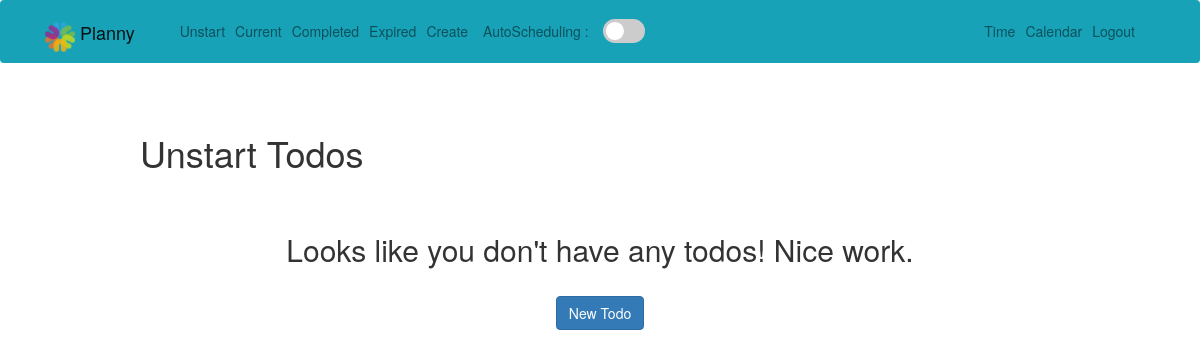
/unstart/ (signed in), run on an earlier commit of the app's database.
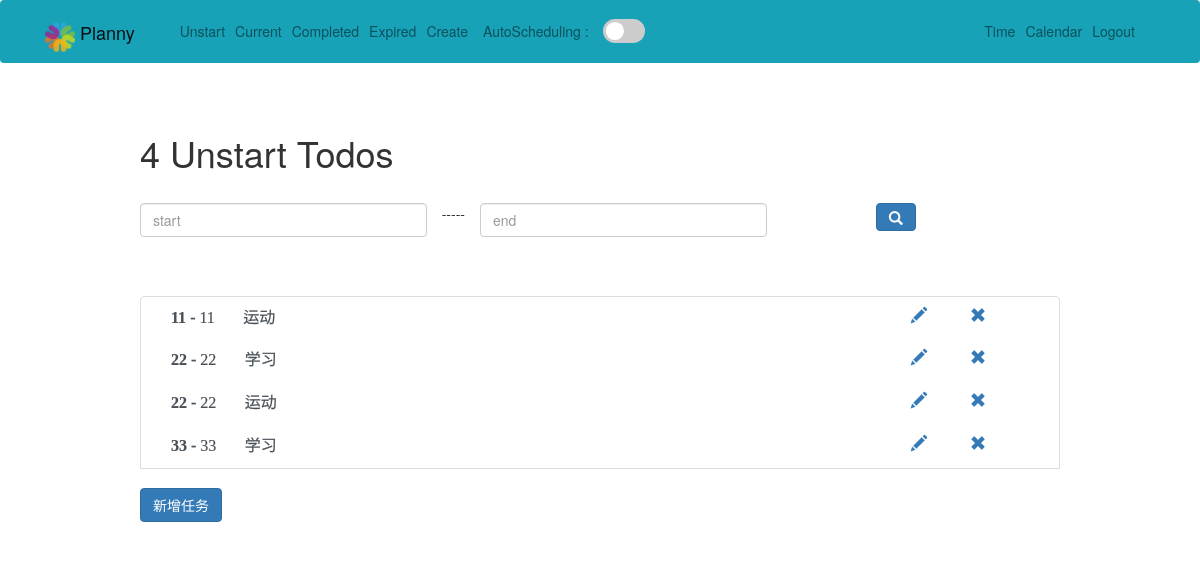
And on a later commit of the database.
### todo/models.py (models this page shows, shortened)
class Todo(models.Model):
    title = models.CharField(verbose_name="标题", max_length=100)
    memo = models.TextField(verbose_name="内容", blank=True)
    created = models.DateTimeField(auto_now_add=True)
    datecompleted = models.DateTimeField(null=True, blank=True)
    important = models.BooleanField(default=False)  # 不要用这个，没有用
    user = models.ForeignKey(User, on_delete=models.CASCADE)
    level = models.SmallIntegerField(verbose_name="任务重要性", choices=level_choices, default=0)
    expiration_date = models.DateTimeField(verbose_name="任务截止日期", null=True, blank=True)
    status = models.SmallIntegerField(verbose_name="任务状态", choices=status_choices, default=0)
    predict_hour = models.IntegerField(verbose_name="预计花费小时", default=0)
    predict_minute = models.IntegerField(verbose_name="预计花费分钟", default=0)
    isDaily = models.BooleanField(verbose_name="日常", default=False)
    fixedTime_start = models.TimeField(verbose_name="日常任务固定时间开始", null=True, blank=True)
    fixedTime_end = models.TimeField(verbose_name="日常任务固定时间结束", null=True, blank=True)
    tag = models.SmallIntegerField(verbose_name="标签", choices=tag_choices, default=0)
    overdue = models.BooleanField(default=False)
    assign_start = models.CharField(verbose_name="开始时间", max_length=10, default='00:00')
    assign_end = models.CharField(verbose_name="结束时间", max_length=10, default='00:00')

### todo/views.py (the view)
# urls.py: path('unstart/', views.unstarttodos, name='unstarttodos'),
@login_required
def unstarttodos(request):
    data_dict = {}
    tomorrow = (datetime.date.today() + datetime.timedelta(days=1)).strftime("%Y-%m-%d")
    start = request.GET.get('start')
    end = request.GET.get('end')
    if start and end:
        data_dict['expiration_date__lt'] = end
        data_dict['expiration_date__gt'] = start
    data_dict['status'] = 0
    todos = Todo.objects.filter(user=request.user, datecompleted__isnull=True, expiration_date__gte=tomorrow,
                                **data_dict)
    return render(request, 'todo/unstarttodo.html', {'todos': todos})

### todo/templates/todo/unstarttodo.html (shortened to what this page needs)
{% extends "todo/base.html" %}
{% load static %}
{% block css %}
    <link rel="stylesheet" href="{% static 'plugins/bootstrap_dist/css/bootstrap.css' %}">
    <link rel="stylesheet" href={% static 'plugins/bootstrap-datetimepicker-master/css/bootstrap-datetimepicker.css' %}>
    <link rel="stylesheet" href="{% static 'css/symbol.css' %}">
{% endblock %}
{% block content %}
    <div class="row justify-content-center mt-5">
        <div class="col-md-10">
            {% if todos %}
                <h1>{{ todos.count }} Unstart Todo{{ todos.count|pluralize }}</h1>
                <br>
                <form method="get">
                    <div class="row">
                        <div class="form-group col-md-4">
                            <input id="start" name="start" class="form-control" type="text" required
                                   placeholder="start">
                        </div>
                        -----
                        <div class="form-group col-md-4">
                            <input id="end" name="end" class="form-control" type="text" required placeholder="end">
                        </div>
                        <div class="form-group col-md-1">&nbsp</div>
                        <div class="form-group col-md-1">
                            <button type="submit" class="btn btn-primary">
                                <span class="glyphicon glyphicon-search" aria-hidden="true"></span>
                            </button>
                        </div>
                    </div>
                </form>
            {% else %}
                <h1>Unstart Todos</h1>
            {% endif %}
        </div>
    </div>
    <div class="row justify-content-center mt-5">
        <div class="col-md-10">
            {% if todos %}
                <div class="list-group">
                    {% for todo in todos %}
                        <div class="list-group-item list-group-item-action{% if todo.important %} list-group-item-danger{% endif %} iconfont">
                            <a class="col-lg-10">
                                <b>{{ todo.title }}</b>
                                {% if todo.memo %} - {{ todo.memo|truncatechars:30 }}{% endif %}&nbsp;&nbsp;&nbsp;
                                {% if todo.tag == 0 %}
                                    &#xe807;运动
                                {% elif todo.tag == 1 %}
                                    &#xe6b8;学习
                                {% elif todo.tag == 2 %}
                                    &#xe800;饮食
                                {% elif todo.tag == 3 %}
                                    &#xe687;工作
                                {% elif todo.tag == 4 %}
                                    &#xe64f;休闲
                                {% elif todo.tag == 5 %}
                                    &#xe67b;生活
                                {% elif todo.tag == 6 %}
                                    &#xe6fe;其他
                                {% endif %}
                            </a>
                            <a href="{% url 'viewtodo' todo.id %}" class="col-lg-1">
                                <span class="glyphicon glyphicon-pencil" aria-hidden="true"></span>
                            </a>
                            <a href="/remove/?nid={{ todo.id }}">
                            <span class="glyphicon glyphicon-remove" aria-hidden="true"
                                  style="{% if todo.status == 1 %} color: #942a25{% endif %}"></span>
                            </a>
                        </div>
                    {% endfor %}
                    <div style="margin-top: 20px">
                        <a href="{% url 'createtodo' %}">
                            <button type="submit" class="btn btn-primary">新增任务</button>
                        </a>
                    </div>
                </div>
            {% else %}
                <div class="text-center">
                    <h2>Looks like you don't have any todos! Nice work.</h2>
                    <br>
                    <a role="button" class="btn btn-primary" href="{% url 'createtodo' %}">New Todo</a>
                </div>
            {% endif %}
        </div>
    </div>
{% endblock %}

### todo/templates/todo/base.html (shortened to what this page needs)
{% load static %}
<html>
<head>
    <link rel="stylesheet" href="https://stackpath.bootstrapcdn.com/bootstrap/4.4.1/css/bootstrap.min.css"
>
    <link rel="stylesheet" href="{% static 'plugins/bootstrap_dist/css/bootstrap.css' %}">
    <link rel="stylesheet" href="../../static/css/style.css">
    {% block css %}{% endblock %}
</head>
<body>
<nav class="navbar navbar-expand-md navbar-light bg-info">
    <div class="container">
        <a class="navbar-brand" href="{% url 'home' %}">
            <img src="{% static 'todo/logo.png' %}" width="30" height="30" class="d-inline-block align-top">
            <span>Planny</span>
        </a>
        <div class="collapse navbar-collapse" id="navbarNav">
            {% if user.is_authenticated %}
            <ul class="navbar-nav mr-auto">
                <li class="nav-item {{ unstart }}">
                    <a class="nav-link" href="/unstart/">Unstart</a>
                </li>
                <li class="nav-item {{ current }}">
                    <a class="nav-link" href="{% url 'currenttodos' %}">Current</a>
                </li>
                <li class="nav-item {{ completed }}">
                    <a class="nav-link" href="{% url 'completedtodos' %}">Completed</a>
                </li>
                <li class="nav-item {{ expired }}">
                    <a class="nav-link" href="/expired/">Expired</a>
                </li>
                <li class="nav-item {{ create }}">
                    <a class="nav-link" href="{% url 'createtodo' %}">Create</a>
                </li>
                <li class="nav-link" style="margin-top: 1rem;margin-left: 0.5rem">
                    <div>AutoScheduling :</div>
                </li>
                <li>
                    <label class="switch">
                        <div class="slider round"></div>
                    </label>
                </li>
            </ul>
            {% endif %}
            <ul class="navbar-nav ml-auto" style="float: right">
                {% if user.is_authenticated %}
                <li class="nav-item">
                    <a class="nav-link" id="timespan" href="#">Time</a>
                </li>
                <li class="nav-item">
                    <a class="nav-link" href="{% url 'tocalendar' %}">Calendar</a>
                </li>
                <li class="nav-item">
                    <a href="#" onclick="$('#signOutBtn').click()" class="nav-link">Logout</a>
                </li>
                {% endif %}
            </ul>
        </div>
    </div>
</nav>
<div class="container">
    {% block content %}{% endblock %}
</div>
</body>
</html>

### todo/static/css/style.css (style rules this page uses)
.switch { position: relative; margin-top: 0.8rem; display: inline-block; width: 60px; height: 34px; transform: scale(0.7); }
.slider { position: absolute; cursor: pointer; top: 0; left: 0; right: 0; bottom: 0; background-color: #ccc; -webkit-transition: .4s; transition: .4s; }
.slider:before { position: absolute; content: ""; height: 26px; width: 26px; left: 4px; bottom: 4px; background-color: white; -webkit-transition: .4s; transition: .4s; }
.slider.round { border-radius: 34px; }
.slider.round:before { border-radius: 50%; }

### todo/static/css/symbol.css (style rules this page uses)
.iconfont { font-family: "iconfont" !important; font-size: 16px; font-style: normal; -webkit-font-smoothing: antialiased; -webkit-text-stroke-width: 0.2px; -moz-osx-font-smoothing: grayscale; }

What changed in the data, as far as the page shows it:
added Todo: title "11", memo "11", tag "运动", status 0 (drawn)
added Todo: title "22", memo "22", tag "学习", status 0 (drawn)
added Todo: title "22", memo "22", tag "运动", status 0 (drawn)
added Todo: title "33", memo "33", tag "学习", status 0 (drawn)
Also different on the page:
{{ todos.count }}: (not shown) → "4"
text no longer shown: "Unstart Todos Looks like you don't have any todos! Nice work. New Todo"
text now shown: "Unstart Todo ----- 新增任务"
